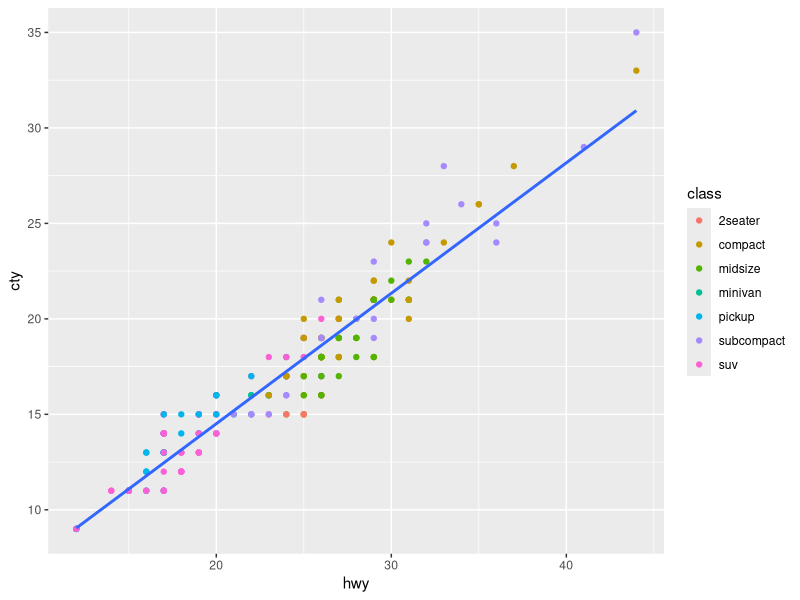
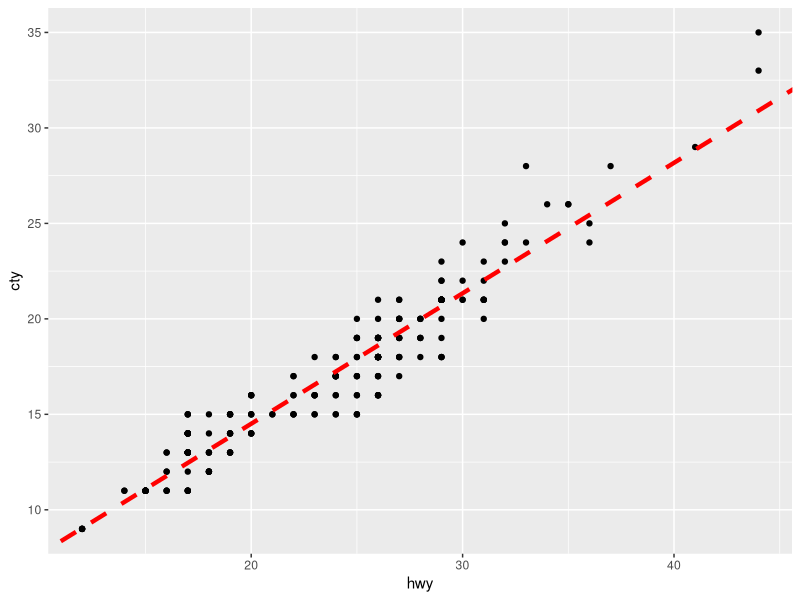
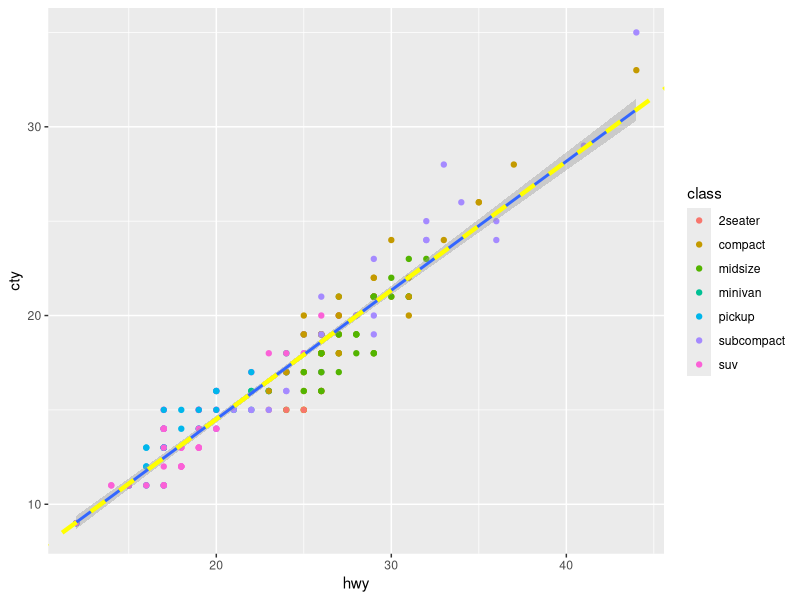

Reproduce these figures in R, in order.
library(tidyverse)

# mpg {ggplot2} Fuel economy data from 1999 to 2008 for 38 models of cars
?mpg 

# Scatterplot with regression line

# Just in one step with geom_smooth
ggplot(mpg)+
  geom_point(aes(hwy, cty, colour=class))+
  geom_smooth(aes(hwy, cty), method="lm",se =FALSE)

# Step by Step
# Run Linear regression
cor(mpg$cty, mpg$hwy)
LM <- lm(cty~hwy, data=mpg)
summary(LM)
# Get intercept and slope value
coeff<-coefficients(LM)          
intercept<-coeff[1]
slope<- coeff[2]
# Create basic ggplot
ggplot(data=mpg, aes(hwy, cty)) +   
         geom_point() +
# add the regression line
         geom_abline(intercept = intercept, slope = slope, color="red", 
                     linetype="dashed", size=1.5)

# All in the same plot
ggplot(mpg)+
  geom_point(aes(hwy, cty, colour=class))+
  geom_smooth(aes(hwy, cty), method="lm")+
  geom_abline(intercept = intercept, slope = slope, color="yellow", 
              linetype="dashed", size=1.5)

